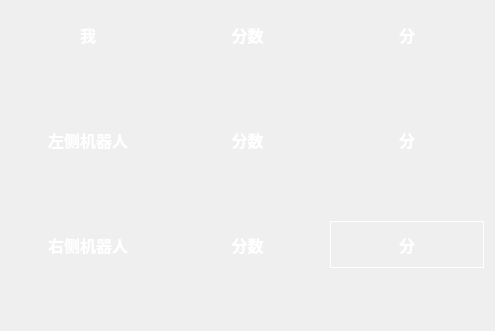
<?xml version="1.0" encoding="UTF-8"?>
<ui version="4.0">
 <class>ScorePanel</class>
 <widget class="QWidget" name="ScorePanel">
  <property name="geometry">
   <rect>
    <x>0</x>
    <y>0</y>
    <width>495</width>
    <height>331</height>
   </rect>
  </property>
  <property name="windowTitle">
   <string>Form</string>
  </property>
  <property name="styleSheet">
   <string notr="true">color: rgb(255, 255, 255);</string>
  </property>
  <layout class="QGridLayout" name="gridLayout">
   <item row="2" column="2">
    <widget class="QLabel" name="label_5">
     <property name="font">
      <font>
       <family>微软雅黑</family>
       <pointsize>12</pointsize>
       <weight>75</weight>
       <bold>true</bold>
      </font>
     </property>
     <property name="text">
      <string>分</string>
     </property>
     <property name="alignment">
      <set>Qt::AlignCenter</set>
     </property>
    </widget>
   </item>
   <item row="4" column="1">
    <widget class="QLabel" name="right_robot_score">
     <property name="font">
      <font>
       <family>微软雅黑</family>
       <pointsize>12</pointsize>
       <weight>75</weight>
       <bold>true</bold>
      </font>
     </property>
     <property name="text">
      <string>分数</string>
     </property>
     <property name="alignment">
      <set>Qt::AlignCenter</set>
     </property>
    </widget>
   </item>
   <item row="2" column="1">
    <widget class="QLabel" name="left_robot_scroe">
     <property name="font">
      <font>
       <family>微软雅黑</family>
       <pointsize>12</pointsize>
       <weight>75</weight>
       <bold>true</bold>
      </font>
     </property>
     <property name="text">
      <string>分数</string>
     </property>
     <property name="alignment">
      <set>Qt::AlignCenter</set>
     </property>
    </widget>
   </item>
   <item row="0" column="2">
    <widget class="QLabel" name="label_4">
     <property name="font">
      <font>
       <family>微软雅黑</family>
       <pointsize>12</pointsize>
       <weight>75</weight>
       <bold>true</bold>
      </font>
     </property>
     <property name="text">
      <string>分</string>
     </property>
     <property name="alignment">
      <set>Qt::AlignCenter</set>
     </property>
    </widget>
   </item>
   <item row="2" column="0">
    <widget class="QLabel" name="label_6">
     <property name="font">
      <font>
       <family>微软雅黑</family>
       <pointsize>12</pointsize>
       <weight>75</weight>
       <bold>true</bold>
      </font>
     </property>
     <property name="text">
      <string>左侧机器人</string>
     </property>
     <property name="alignment">
      <set>Qt::AlignCenter</set>
     </property>
    </widget>
   </item>
   <item row="0" column="1">
    <widget class="QLabel" name="myscore">
     <property name="font">
      <font>
       <family>微软雅黑</family>
       <pointsize>12</pointsize>
       <weight>75</weight>
       <bold>true</bold>
      </font>
     </property>
     <property name="text">
      <string>分数</string>
     </property>
     <property name="alignment">
      <set>Qt::AlignCenter</set>
     </property>
    </widget>
   </item>
   <item row="3" column="2">
    <widget class="QLabel" name="label_8">
     <property name="font">
      <font>
       <family>微软雅黑</family>
       <pointsize>12</pointsize>
       <weight>75</weight>
       <bold>true</bold>
      </font>
     </property>
     <property name="text">
      <string/>
     </property>
     <property name="alignment">
      <set>Qt::AlignCenter</set>
     </property>
    </widget>
   </item>
   <item row="4" column="2">
    <widget class="QLabel" name="label_9">
     <property name="font">
      <font>
       <family>微软雅黑</family>
       <pointsize>12</pointsize>
       <weight>75</weight>
       <bold>true</bold>
      </font>
     </property>
     <property name="frameShape">
      <enum>QFrame::Panel</enum>
     </property>
     <property name="text">
      <string>分</string>
     </property>
     <property name="alignment">
      <set>Qt::AlignCenter</set>
     </property>
    </widget>
   </item>
   <item row="0" column="0">
    <widget class="QLabel" name="label">
     <property name="font">
      <font>
       <family>微软雅黑</family>
       <pointsize>12</pointsize>
       <weight>75</weight>
       <bold>true</bold>
      </font>
     </property>
     <property name="text">
      <string>我</string>
     </property>
     <property name="alignment">
      <set>Qt::AlignCenter</set>
     </property>
    </widget>
   </item>
   <item row="5" column="1">
    <widget class="QLabel" name="label_12">
     <property name="text">
      <string/>
     </property>
     <property name="alignment">
      <set>Qt::AlignCenter</set>
     </property>
    </widget>
   </item>
   <item row="1" column="1">
    <widget class="QLabel" name="label_2">
     <property name="font">
      <font>
       <family>微软雅黑</family>
       <pointsize>12</pointsize>
       <weight>75</weight>
       <bold>true</bold>
      </font>
     </property>
     <property name="text">
      <string/>
     </property>
     <property name="alignment">
      <set>Qt::AlignCenter</set>
     </property>
    </widget>
   </item>
   <item row="4" column="0">
    <widget class="QLabel" name="label_10">
     <property name="font">
      <font>
       <family>微软雅黑</family>
       <pointsize>12</pointsize>
       <weight>75</weight>
       <bold>true</bold>
      </font>
     </property>
     <property name="text">
      <string>右侧机器人</string>
     </property>
     <property name="alignment">
      <set>Qt::AlignCenter</set>
     </property>
    </widget>
   </item>
  </layout>
 </widget>
 <resources/>
 <connections/>
</ui>
